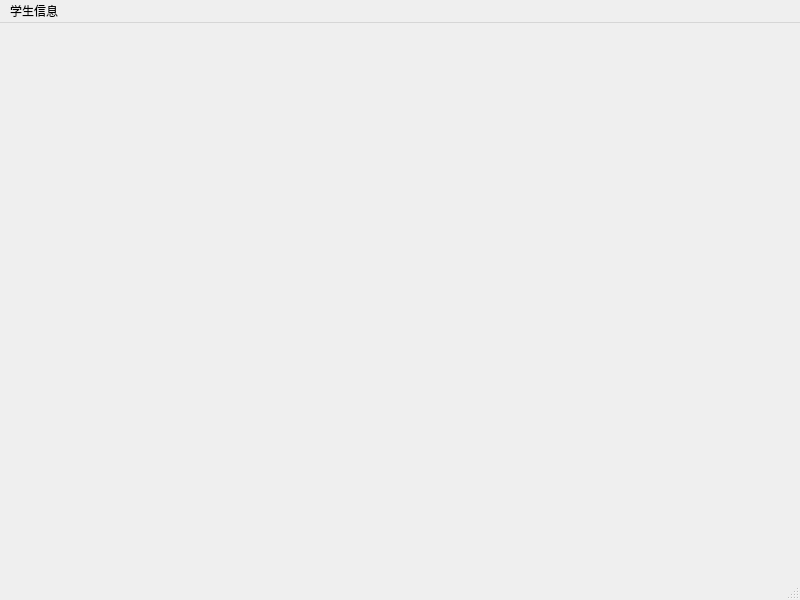
<?xml version="1.0" encoding="UTF-8"?>
<ui version="4.0">
 <class>MainWindow</class>
 <widget class="QMainWindow" name="MainWindow">
  <property name="geometry">
   <rect>
    <x>0</x>
    <y>0</y>
    <width>800</width>
    <height>600</height>
   </rect>
  </property>
  <property name="windowTitle">
   <string>MainWindow</string>
  </property>
  <widget class="QWidget" name="centralwidget"/>
  <widget class="QMenuBar" name="menubar">
   <property name="geometry">
    <rect>
     <x>0</x>
     <y>0</y>
     <width>800</width>
     <height>23</height>
    </rect>
   </property>
   <widget class="QMenu" name="menus">
    <property name="title">
     <string>学生信息</string>
    </property>
    <addaction name="Catch_Info"/>
    <addaction name="Show_Info"/>
   </widget>
   <addaction name="menus"/>
  </widget>
  <widget class="QStatusBar" name="statusbar"/>
  <action name="Catch_Info">
   <property name="text">
    <string>录入</string>
   </property>
  </action>
  <action name="Show_Info">
   <property name="enabled">
    <bool>false</bool>
   </property>
   <property name="text">
    <string>显示</string>
   </property>
   <property name="visible">
    <bool>true</bool>
   </property>
  </action>
 </widget>
 <resources/>
 <connections/>
</ui>
